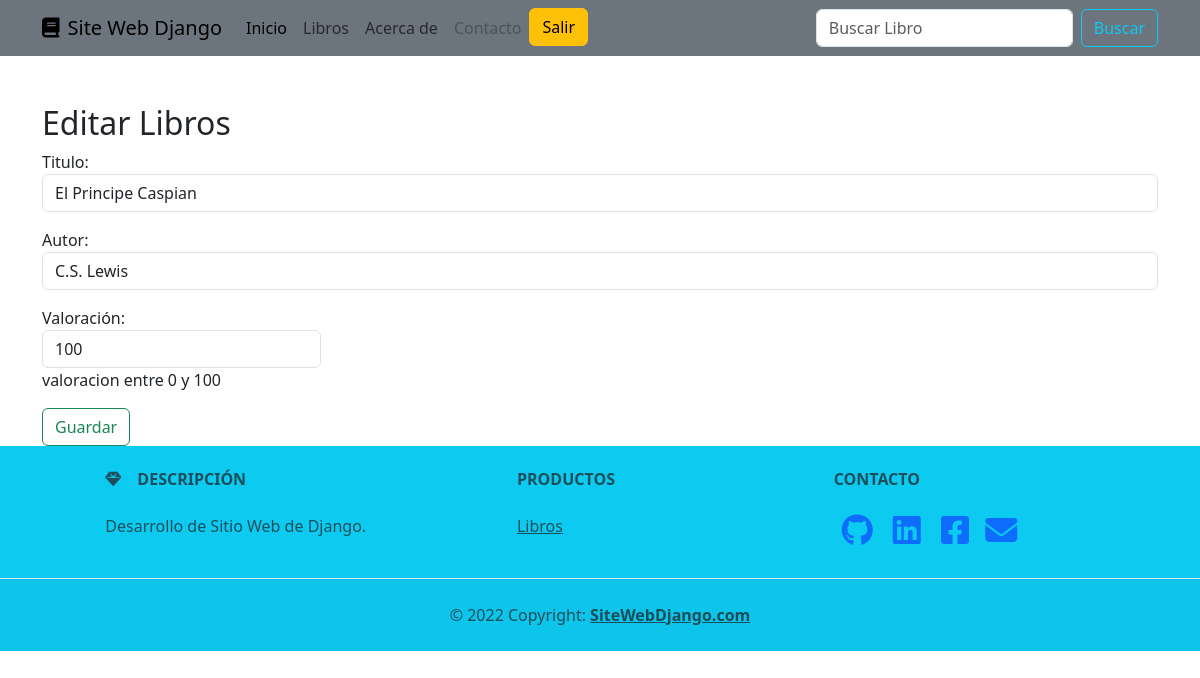
Page /editar_libro/3 (signed in) on the committed database.
### book/models.py (models this page shows)
class Book(models.Model):
    titulo=models.CharField(max_length=100)
    autor=models.CharField(max_length=100)
    valoracion=models.IntegerField(help_text='Valoracion entre 0 y 100')
    fecha_creacion =models.DateField(default= datetime.datetime.now)
    fecha_modificacion =models.DateField(default= datetime.datetime.now)
    class Meta:
        verbose_name ='Libro'
        verbose_name_plural = 'Libros'
        permissions = [
            ('development','permiso como desarrollador'),
            ('scrum_master','permiso como scrum_master'),
            ('product_owner', 'permiso como product_owner')
        ]

### book/views.py (the view)
# urls.py: path('editar_libro/<int:libro_id>', editar_libro, name='editar_libro'),
@login_required
def editar_libro(request,libro_id):
    book = get_object_or_404(Book, id=libro_id)
    if request.method == 'POST':
        form = formBook(request.POST, instance=book)
        if form.is_valid():
            book = form.save(commit=False)
            book.fecha_modificacion = datetime.datetime.now()
            book.save()
            messages.success(request,'libro editado exitosamente')
            return redirect('lista_libros')
        else:
            messages.error(request,'error en datos ingresados')
            return HttpResponseRedirect(reverse(editar_libro, args=[libro_id]))
    else:  # si la peticion no es post
        form = formBook(instance = book)  # establecemos el formulario
        return render(request, 'editar_libro.html', {'form': form , 'libro_id': libro_id})

### book/forms.py
class formBook(forms.ModelForm):
   valoracion = forms.IntegerField(
       label= 'Valoración',
       widget= forms.NumberInput(attrs={'class':'form-control  w-25'}),
       help_text='valoracion entre 0 y 100',
       validators=[MinValueValidator(0), MaxValueValidator(100)]
   )
   class Meta: #para establecer caracteristicas formulario
       model = Book  #modelo al que pertenece el formulario
       fields = ['titulo','autor','valoracion']
       labels = {
           'titulo': 'Titulo',
           'autor': 'Autor'
       }
       widgets = {
           'titulo': forms.TextInput(attrs={'class':'form-control w-100'}),
           'autor': forms.TextInput(attrs={'class':'form-control w-100'}),
       }

### book/templates/editar_libro.html (shortened to what this page needs)
{% extends 'layout.html' %}
{% load bootstrap5 %}
{% block content %}
<section class="container mt-5">
    <h2>Editar Libros</h2>
    <form method="post" action="{% url 'editar_libro' libro_id=libro_id %}">
        {{ form.as_p }}
        <input type="submit" class="btn btn-outline-success" value="Guardar">
    </form>
</section>
{% endblock %}

### rows in the picture
Book: titulo "El Principe Caspian", autor "C.S. Lewis", valoracion "100"
